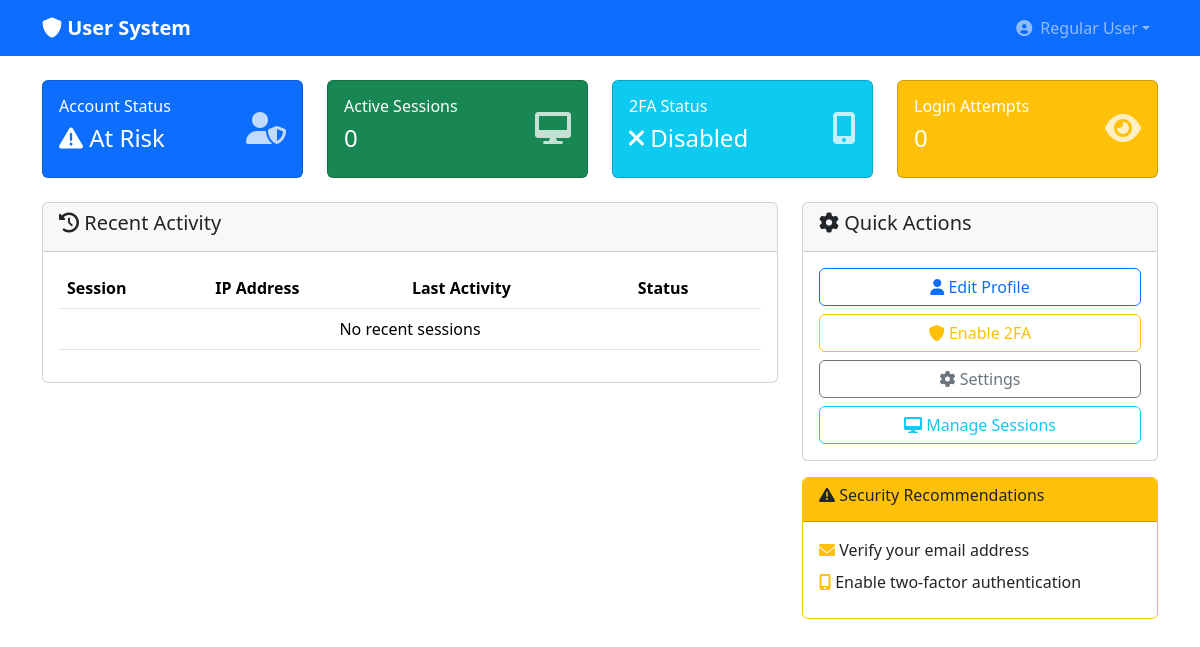
The page /users/ (signed in) on the database as committed earlier.
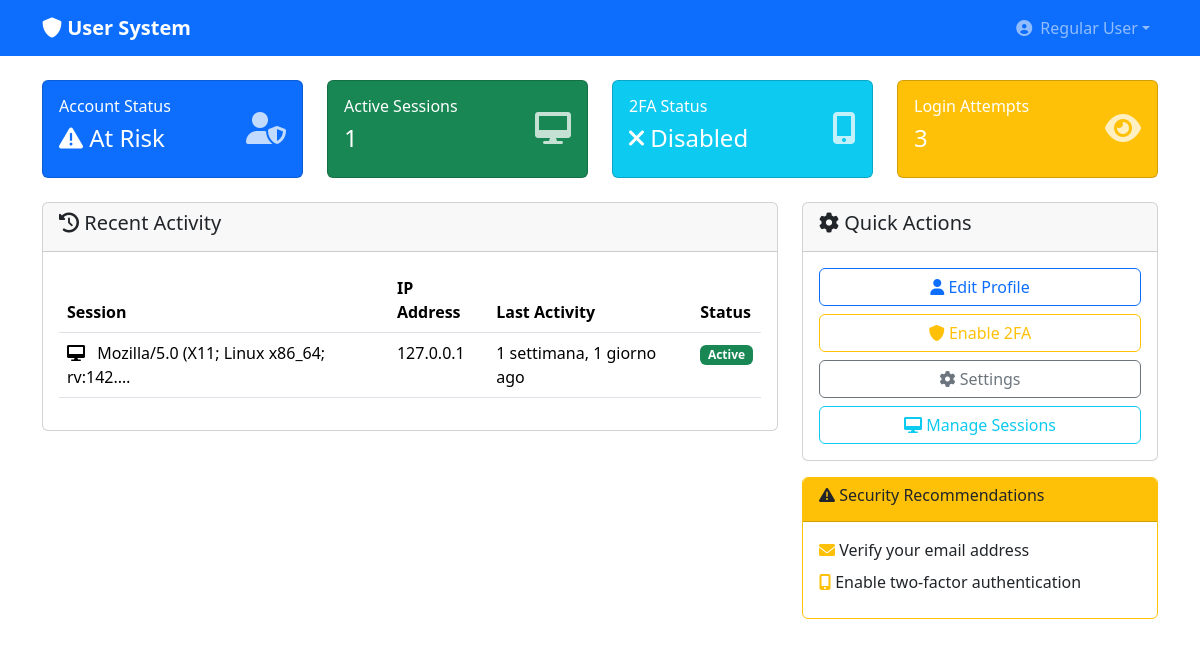
The same page on the database as committed later.
### users/models.py (models this page shows)
class UserSession(TimeStampedModel):
    user = models.ForeignKey(User, on_delete=models.CASCADE, related_name='sessions')
    session_key = models.CharField(max_length=40)
    ip_address = models.GenericIPAddressField()
    user_agent = models.TextField()
    is_active = models.BooleanField(default=True)
    last_activity = models.DateTimeField(auto_now=True)
    class Meta:
        verbose_name = _('User Session')
        verbose_name_plural = _('User Sessions')

### users/views.py (the view)
# urls.py: path('', views.DashboardView.as_view(), name='dashboard'),
class DashboardView(LoginRequiredMixin, TemplateView):
    template_name = 'users/dashboard.html'
    def get_context_data(self, **kwargs):
        context = super().get_context_data(**kwargs)
        user = self.request.user
        from .models import LoginAttempt
        context.update({
            'user': user,
            'recent_sessions': user.sessions.filter(is_active=True).order_by('-last_activity')[:5],
            'login_attempts': LoginAttempt.objects.filter(email=user.email).order_by('-created_at')[:10],
            'two_factor_enabled': user.two_factor_enabled,
        })
        return context

### users/models.py (called while the page is built)
    @property
    def full_name(self):
        return f"{self.first_name} {self.last_name}".strip()

### domenico/templates/users/dashboard.html (shortened to what the changed rows need)
{% extends 'base/base.html' %}
{% block content %}
<div class="row">
    <div class="col-md-3">
        <div class="card bg-success text-white">
            <div class="card-body">
                <div class="d-flex justify-content-between">
                    <div>
                        <h6>Active Sessions</h6>
                        <h4>{{ recent_sessions|length }}</h4>
                    </div>
                </div>
            </div>
        </div>
    </div>
    <div class="col-md-3">
        <div class="card bg-warning text-white">
            <div class="card-body">
                <div class="d-flex justify-content-between">
                    <div>
                        <h6>Login Attempts</h6>
                        <h4>{{ login_attempts|length }}</h4>
                    </div>
                </div>
            </div>
        </div>
    </div>
</div>
<div class="row mt-4">
    <div class="col-md-8">
        <div class="card">
            <div class="card-body">
                <div class="table-responsive">
                    <table class="table">
                        <thead>
                            <tr>
                                <th>Session</th>
                                <th>IP Address</th>
                                <th>Last Activity</th>
                                <th>Status</th>
                            </tr>
                        </thead>
                        <tbody>
                            {% for session in recent_sessions %}
                            <tr>
                                <td>
                                    <i class="fas fa-desktop me-2"></i>
                                    {{ session.user_agent|truncatechars:40 }}
                                </td>
                                <td>{{ session.ip_address }}</td>
                                <td>{{ session.last_activity|timesince }} ago</td>
                                <td>
                                    <span class="badge bg-success">Active</span>
                                </td>
                            </tr>
                            {% empty %}
                            <tr>
                                <td colspan="4" class="text-center">No recent sessions</td>
                            </tr>
                            {% endfor %}
                        </tbody>
                    </table>
                </div>
            </div>
        </div>
    </div>
</div>
{% endblock %}

Rows that differ between the two databases and show on the page:
added UserSession: user_agent "Mozilla/5.0 (X11; Linux x86_64; rv:142.…", ip_address "127.0.0.1", last_activity "1 settimana, 1 giorno"
Other text that changed with them:
{{ recent_sessions|length }}: "0" → "1"
{{ login_attempts|length }}: "0" → "3"
text no longer shown: "No recent sessions"
